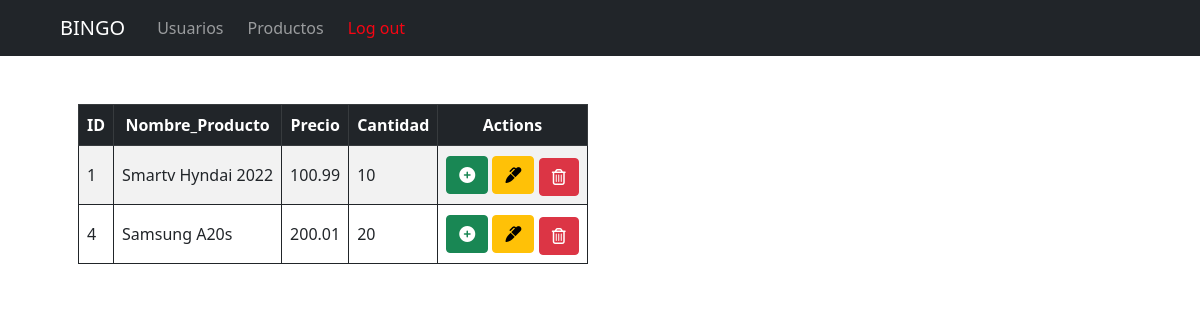
Page /Views/ViewProducts/ViewProducts.php on the committed database.
### tables this page shows
CREATE TABLE `productos` (
  `id` int(11) NOT NULL,
  `nombre_product` varchar(250) NOT NULL,
  `precio` double NOT NULL,
  `cantidad` int(11) NOT NULL
);

### Views/ViewProducts/TableProducts.php (the view, shortened to what this page needs)
<table class="table table-striped table-hover table-bordered border-dark aling-middle w-auto">
<thead class="table-dark">
  <tr class="align-middle text-center">
    <th>ID</th>
    <th>Nombre_Producto</th>
    <th>Precio</th>
    <th>Cantidad</th>
    <th>Actions</th>
  </tr>
</thead>
<tbody>
  <?php
    $query = "SELECT * FROM productos";
    $result_task = mysqli_query($conexion_DB,$query);
    foreach ($result_task as $resul_task2) { ?>
      <tr class="align-middle">
        <td><?php  echo $resul_task2['id']?></td>
        <td><?php  echo $resul_task2['nombre_product']?></td>
        <td><?php  echo $resul_task2['precio']?></td>
        <td><?php  echo $resul_task2['cantidad']?></td>
        <td class="text-center">
          <a class="btn btn-success" href="FormProducts.php"><i class="fas fa-plus-circle"></i></a>
          <a class="btn btn-warning" href="../../Controllers/ProductsControllers/UpdateProduct.php?id=<?php echo$resul_task2['id']?>"><i class="fas fa-marker"></i></a>
          <a class="btn btn-danger mt-1" href="../../Controllers/ProductsControllers/DeleteProduct.php?id=<?php echo$resul_task2['id']?>"><i class="far fa-trash-alt" ></i></a>
        </td>
      </tr>
  <?php } ?>
</tbody>
</table>

### rows in the picture
productos: id "1", nombre_product "Smartv Hyndai 2022", precio "100.99", cantidad "10"
productos: id "4", nombre_product "Samsung A20s", precio "200.01", cantidad "20"
